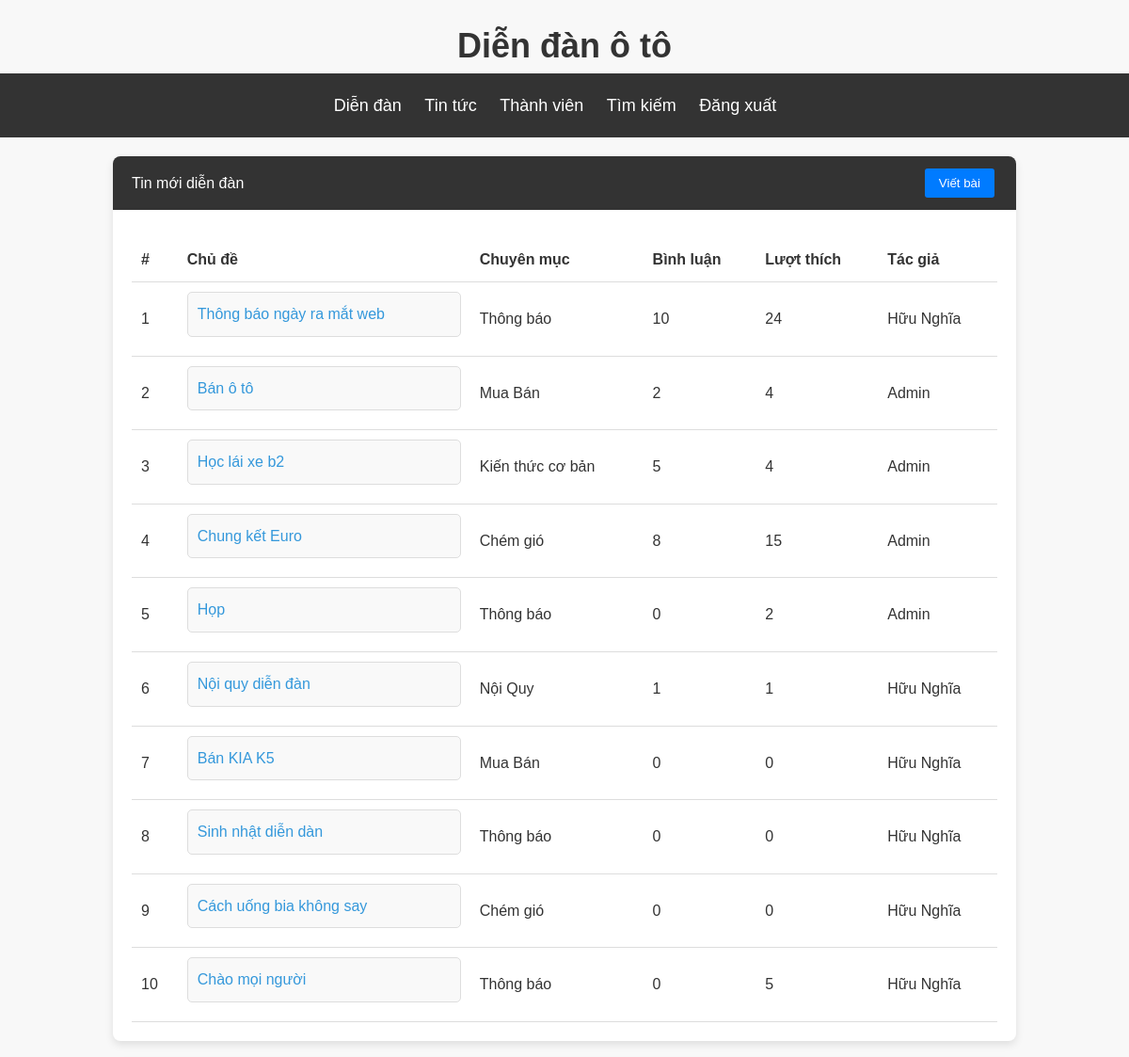
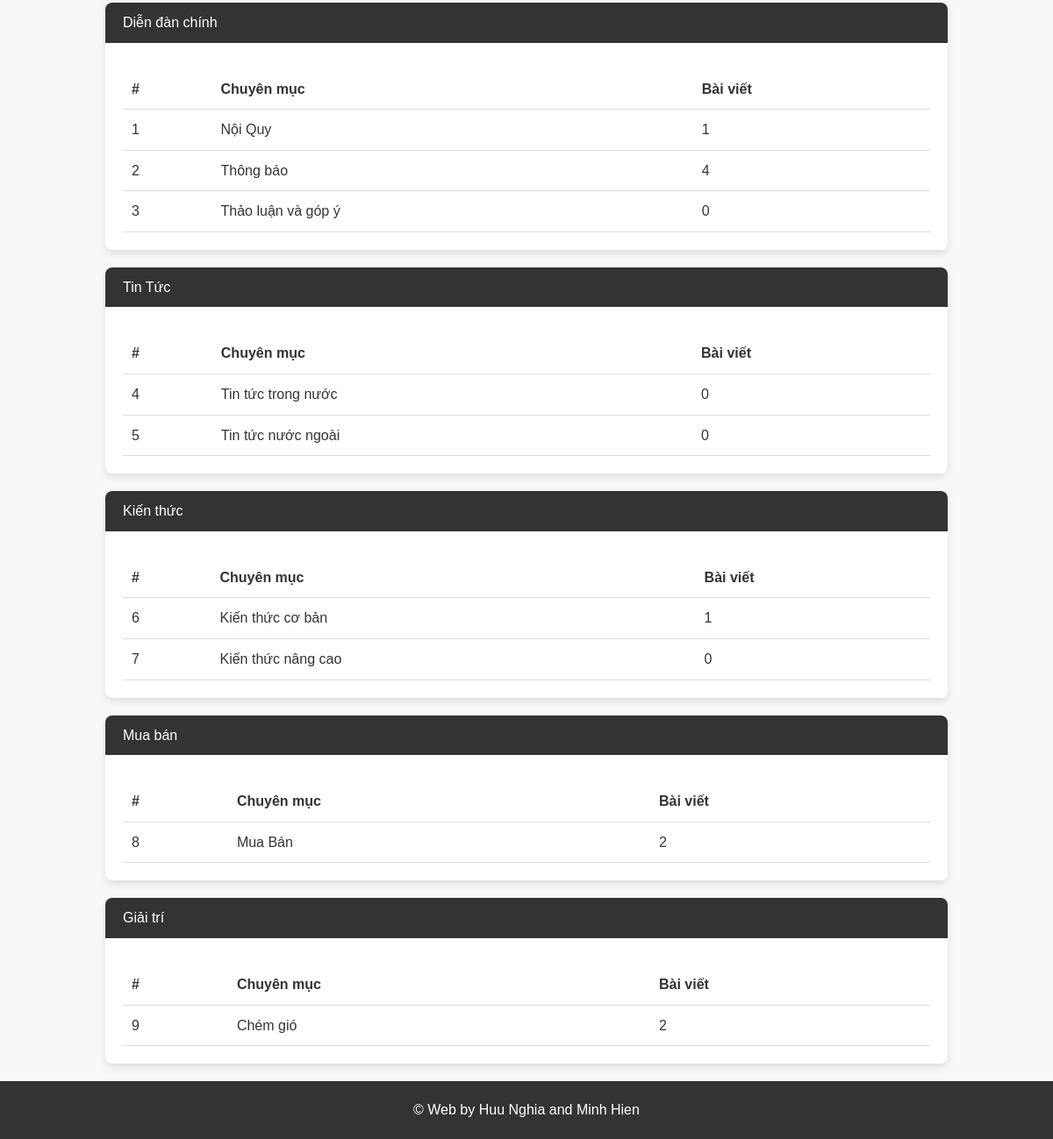
The page /diendan.php on the database its author committed (2 pictures, top to bottom).
### tables this page shows
CREATE TABLE `baiviet` (
  `id` int(11) NOT NULL,
  `chude` varchar(255) DEFAULT NULL,
  `noidung` text DEFAULT NULL,
  `tacgia` varchar(100) DEFAULT NULL,
  `ngaydang` datetime NOT NULL DEFAULT current_timestamp(),
  `chuyenmuc_id` int(11) DEFAULT NULL,
  `luotthich` int(11) DEFAULT 0
);

CREATE TABLE `chuyenmuc` (
  `id` int(11) NOT NULL,
  `ten` varchar(255) DEFAULT NULL,
  `danhmuc_id` int(11) DEFAULT NULL
);

### diendan.php (the view, shortened to what this page needs)
<?php
require_once('/xampp/htdocs/webdacs/BE/ketnoi.php');
$sql_baiviet = "SELECT baiviet.*, chuyenmuc.ten as ten_chuyenmuc FROM baiviet JOIN chuyenmuc ON baiviet.chuyenmuc_id = chuyenmuc.id";
$query_baiviet = mysqli_query($connect, $sql_baiviet);
$sql_diendan_chinh = "SELECT * FROM chuyenmuc WHERE danhmuc_id = 1";
$query_diendan_chinh = mysqli_query($connect, $sql_diendan_chinh);
$sql_tin_tuc = "SELECT * FROM chuyenmuc WHERE danhmuc_id = 2";
$query_tin_tuc = mysqli_query($connect, $sql_tin_tuc);
$sql_kien_thuc = "SELECT * FROM chuyenmuc WHERE danhmuc_id = 3";
$query_kien_thuc = mysqli_query($connect, $sql_kien_thuc);
$sql_mua_ban = "SELECT * FROM chuyenmuc WHERE danhmuc_id = 4";
$query_mua_ban = mysqli_query($connect, $sql_mua_ban);
$sql_giai_tri = "SELECT * FROM chuyenmuc WHERE danhmuc_id = 5";
$query_giai_tri = mysqli_query($connect, $sql_giai_tri);
$sql_count_baiviet = "SELECT chuyenmuc_id, COUNT(*) AS total_baiviet FROM baiviet GROUP BY chuyenmuc_id";
$query_count_baiviet = mysqli_query($connect, $sql_count_baiviet);
$baiviet_counts = array();
while($row = mysqli_fetch_assoc($query_count_baiviet)) {
    $baiviet_counts[$row['chuyenmuc_id']] = $row['total_baiviet'];
}
$sql_count_binhluan = "SELECT baiviet.id AS baiviet_id, COUNT(binhluan.id) AS total_binhluan
                       FROM baiviet
                       LEFT JOIN binhluan ON baiviet.id = binhluan.baiviet_id
                       GROUP BY baiviet.id";
$query_count_binhluan = mysqli_query($connect, $sql_count_binhluan);
if ($query_count_binhluan) {
    $binhluan_counts = array();
    while($row = mysqli_fetch_assoc($query_count_binhluan)) {
        $binhluan_counts[$row['baiviet_id']] = $row['total_binhluan'];
    }
} else {
    echo "Lỗi truy vấn: " . mysqli_error($connect);
}
?>
<!DOCTYPE html>
<html lang="en">
<head>
    <link rel="stylesheet" href="CSS/styles.css">
</head>
<body>
    <div class="logo"><h1>Diễn đàn ô tô</h1></div>
    <header>
        <div class="header-container">
            <div class="nav">
                <ul>
                    <li><a href="DienDan.php">Diễn đàn</a></li>
                    <li><a href="TinTuc.php">Tin tức</a></li>
                    <li><a href="ThanhVien.php">Thành viên</a></li>
                    <li><a href="#">Tìm kiếm</a></li>
                    <li><a href="DangXuat.php">Đăng xuất</a></li>
                </ul>
            </div>
        </div>
    </header>
    <main>
        <div class="container">
            <section>
                <div class="card">
                    <div class="card-header">
                        <div>Tin mới diễn đàn </div>
                        <div class="write-post-btn-container">
                        <button class="write-post-btn" onclick="location.href='thembaiviet.php'">Viết bài</button>
                        </div>
                    </div>
                    <div class="card-body">
                        <table class="table">
                            <thead>
                                <tr>
                                    <th>#</th>
                                    <th>Chủ đề</th>
                                    <th>Chuyên mục</th>
                                    <th>Bình luận</th>
                                    <th>Lượt thích</th>
                                    <th>Tác giả</th>
                                </tr>
                            </thead>
                            <tbody>
                                <?php
                                    if($query_baiviet){
                                        while($row = mysqli_fetch_assoc($query_baiviet)){ ?>
                                            <tr>
                                                <td><?php echo $row['id']; ?></td>
                                                <td><a href="baiviet.php?chude_id=<?php echo $row['id']; ?>" class="post-link">
                                                    <?php echo isset($row['chude']) ? htmlspecialchars($row['chude']) : 'Không xác định'; ?>
                                                </a>
                                                </td>
                                                <td><?php echo $row['ten_chuyenmuc']; ?></td>
                                                <td><?php echo isset($binhluan_counts[$row['id']]) ? $binhluan_counts[$row['id']] : 0; ?></td>
                                                <td><?php echo isset($row['luotthich']) ? $row['luotthich'] : 0; ?></td>
                                                <td><?php echo $row['tacgia']; ?></td>
                                            </tr>
                                        <?php } ?>
                                    <?php } ?>
                            </tbody>
                        </table>
                    </div>
                </div>
            </section>
            <section>
                <div class="card">
                    <div class="card-header">
                        <div>Diễn đàn chính</div>
                    </div>
                    <div class="card-body">
                        <table class="table">
                            <thead>
                                <tr>
                                    <th>#</th>
                                    <th>Chuyên mục</th>
                                    <th>Bài viết</th>
                                </tr>
                            </thead>
                            <tbody>
                                <?php
                                    if($query_diendan_chinh){
                                        while($row = mysqli_fetch_assoc($query_diendan_chinh)){ ?>
                                            <tr>
                                                <td><?php echo $row['id']; ?></td>
                                                <td><?php echo isset($row['ten']) ? $row['ten'] : 'Không xác định'; ?></td>
                                                <td><?php echo isset($baiviet_counts[$row['id']]) ? $baiviet_counts[$row['id']] : 0; ?></td>
                                            </tr>
                                        <?php } ?>
                                    <?php } ?>
                            </tbody>
                        </table>
                    </div>
                </div>
            </section>
            <section>
                <div class="card">
                    <div class="card-header">
                        <div>Tin Tức</div>
                    </div>
                    <div class="card-body">
                        <table class="table">
                            <thead>
                                <tr>
                                    <th>#</th>
                                    <th>Chuyên mục</th>
                                    <th>Bài viết</th>
                                </tr>
                            </thead>
                            <tbody>
                                <?php
                                    if($query_tin_tuc){
                                        while($row = mysqli_fetch_assoc($query_tin_tuc)){ ?>
                                            <tr>
                                                <td><?php echo $row['id']; ?></td>
                                                <td><?php echo isset($row['ten']) ? $row['ten'] : 'Không xác định'; ?></td>
                                                <td><?php echo isset($baiviet_counts[$row['id']]) ? $baiviet_counts[$row['id']] : 0; ?></td>
                                            </tr>
                                        <?php } ?>
                                    <?php } ?>
                            </tbody>
                        </table>
                    </div>
                </div>
            </section>
            <section>
                <div class="card">
                    <div class="card-header">
                        <div>Kiến thức</div>
                    </div>
                    <div class="card-body">
                        <table class="table">
                            <thead>
                                <tr>
                                    <th>#</th>
                                    <th>Chuyên mục</th>
                                    <th>Bài viết</th>
                                </tr>
                            </thead>
                            <tbody>
                                <?php
                                    if($query_kien_thuc){
                                        while($row = mysqli_fetch_assoc($query_kien_thuc)){ ?>
                                            <tr>
                                                <td><?php echo $row['id']; ?></td>
                                                <td><?php echo isset($row['ten']) ? $row['ten'] : 'Không xác định'; ?></td>
                                                <td><?php echo isset($baiviet_counts[$row['id']]) ? $baiviet_counts[$row['id']] : 0; ?></td>
                                            </tr>
                                        <?php } ?>
                                    <?php } ?>
                            </tbody>
                        </table>
                    </div>
                </div>
            </section>
            <section>
                <div class="card">
                    <div class="card-header">
                        <div>Mua bán</div>
                    </div>
                    <div class="card-body">
                        <table class="table">
                            <thead>
                                <tr>
                                    <th>#</th>
                                    <th>Chuyên mục</th>
                                    <th>Bài viết</th>
                                </tr>
                            </thead>
                            <tbody>
                                <?php
                                    if($query_mua_ban){
                                        while($row = mysqli_fetch_assoc($query_mua_ban)){ ?>
                                            <tr>
                                                <td><?php echo $row['id']; ?></td>
                                                <td><?php echo isset($row['ten']) ? $row['ten'] : 'Không xác định'; ?></td>
                                                <td><?php echo isset($baiviet_counts[$row['id']]) ? $baiviet_counts[$row['id']] : 0; ?></td>
                                            </tr>
                                        <?php } ?>
                                    <?php } ?>
                            </tbody>
                        </table>
                    </div>
                </div>
            </section>
            <section>
                <div class="card">
                    <div class="card-header">
                        <div>Giải trí</div>
                    </div>
                    <div class="card-body">
                        <table class="table">
                            <thead>
                                <tr>
                                    <th>#</th>
                                    <th>Chuyên mục</th>
                                    <th>Bài viết</th>
                                </tr>
                            </thead>
                            <tbody>
                                <?php
                                    if($query_giai_tri){
                                        while($row = mysqli_fetch_assoc($query_giai_tri)){ ?>
                                            <tr>
                                                <td><?php echo $row['id']; ?></td>
                                                <td><?php echo isset($row['ten']) ? $row['ten'] : 'Không xác định'; ?></td>
                                                <td><?php echo isset($baiviet_counts[$row['id']]) ? $baiviet_counts[$row['id']] : 0; ?></td>
                                            </tr>
                                        <?php } ?>
                                    <?php } ?>
                            </tbody>
                        </table>
                    </div>
                </div>
            </section>
        </div>
    </main>
    <footer>
        <div class="container">
            <p>&copy; Web by Huu Nghia and Minh Hien</p>
        </div>
    </footer>
</body>
</html>

### CSS/styles.css (style rules this page uses)
* { margin: 0; padding: 0; box-sizing: border-box; }
body { font-family: Arial, sans-serif; line-height: 1.6; background-color: #f8f8f8; color: #333; }
.container { max-width: 1000px; margin: auto; padding: 0 20px; }
.header-container { background-color: #333; padding: 20px 0; }
.nav ul { list-style-type: none; text-align: center; }
.nav ul li { display: inline-block; margin-right: 20px; }
.nav ul li a { color: #fff; text-decoration: none; font-size: 18px; }
.logo { text-align: center; margin-top: 20px; }
.logo h1 { color: #333; font-size: 36px; }
a { color: #3498db; text-decoration: none; transition: color 0.3s ease; }
.post-link { display: block; padding: 10px; border: 1px solid #ddd; margin-bottom: 10px; border-radius: 5px; background-color: #f9f9f9; transition: background-color 0.3s ease; }
.card { background-color: #fff; border-radius: 8px; box-shadow: 0 4px 8px rgba(0, 0, 0, 0.1); margin-top: 20px; }
.card-header { background-color: #333; color: #fff; padding: 10px 20px; border-top-left-radius: 8px; border-top-right-radius: 8px; }
.card-body { padding: 20px; }
.table { width: 100%; border-collapse: collapse; }
.table th, .table td { padding: 10px; border-bottom: 1px solid #ddd; text-align: left; }
footer { background-color: #333; color: #fff; text-align: center; padding: 20px 0; margin-top: 20px; }
.card-header { display: flex; justify-content: space-between; align-items: center; }
.write-post-btn-container { margin-left: 10px; display: flex; justify-content: space-between; align-items: center; }
.write-post-btn { background-color: #007bff; color: white; border: none; padding:8px 15px; border-radius: 3px; cursor: pointer; margin: 3px; transition: background-color 0.3s; }
.write-post-btn { margin-right: 10px; }
.table { width: 100%; margin-top: 10px; }

### diendan.php (style rules this page uses)
.write-post-btn { background-color: #007bff; color: white; border: none; padding:8px 15px; border-radius: 3px; cursor: pointer; margin: 3px; transition: background-color 0.3s; }
a { color: #3498db; text-decoration: none; transition: color 0.3s ease; }
.post-link { display: block; padding: 10px; border: 1px solid #ddd; margin-bottom: 10px; border-radius: 5px; background-color: #f9f9f9; transition: background-color 0.3s ease; }

### rows shown on the page
baiviet: id "1", chude "Thông báo ngày ra mắt web", chuyenmuc.ten "Thông báo", id "10", luotthich "24", tacgia "Hữu Nghĩa"
baiviet: id "2", chude "Bán ô tô", chuyenmuc.ten "Mua Bán", luotthich "4", tacgia "Admin"
baiviet: id "3", chude "Học lái xe b2", chuyenmuc.ten "Kiến thức cơ bản", id "5", luotthich "4", tacgia "Admin"
baiviet: id "4", chude "Chung kết Euro", chuyenmuc.ten "Chém gió", id "8", luotthich "15", tacgia "Admin"
baiviet: id "5", chude "Họp", chuyenmuc.ten "Thông báo", id "0", luotthich "2", tacgia "Admin"
baiviet: id "6", chude "Nội quy diễn đàn", chuyenmuc.ten "Nội Quy", id "1", luotthich "1", tacgia "Hữu Nghĩa"
baiviet: id "7", chude "Bán KIA K5", chuyenmuc.ten "Mua Bán", id "0", luotthich "0", tacgia "Hữu Nghĩa"
baiviet: id "8", chude "Sinh nhật diễn dàn", chuyenmuc.ten "Thông báo", luotthich "0", tacgia "Hữu Nghĩa"
baiviet: id "9", chude "Cách uống bia không say", chuyenmuc.ten "Chém gió", id "0", luotthich "0", tacgia "Hữu Nghĩa"
baiviet: id "10", chude "Chào mọi người", chuyenmuc.ten "Thông báo", id "0", luotthich "5", tacgia "Hữu Nghĩa"
chuyenmuc: id "1", ten "Nội Quy"
chuyenmuc: id "2", ten "Thông báo", id "4"
chuyenmuc: id "3", ten "Thảo luận và góp ý", shows "0"
chuyenmuc: id "4", ten "Tin tức trong nước", shows "0"
chuyenmuc: id "5", ten "Tin tức nước ngoài", shows "0"
chuyenmuc: id "6", ten "Kiến thức cơ bản", id "1"
chuyenmuc: id "7", ten "Kiến thức nâng cao", shows "0"
chuyenmuc: id "8", ten "Mua Bán", id "2"
chuyenmuc: id "9", ten "Chém gió", id "2"
